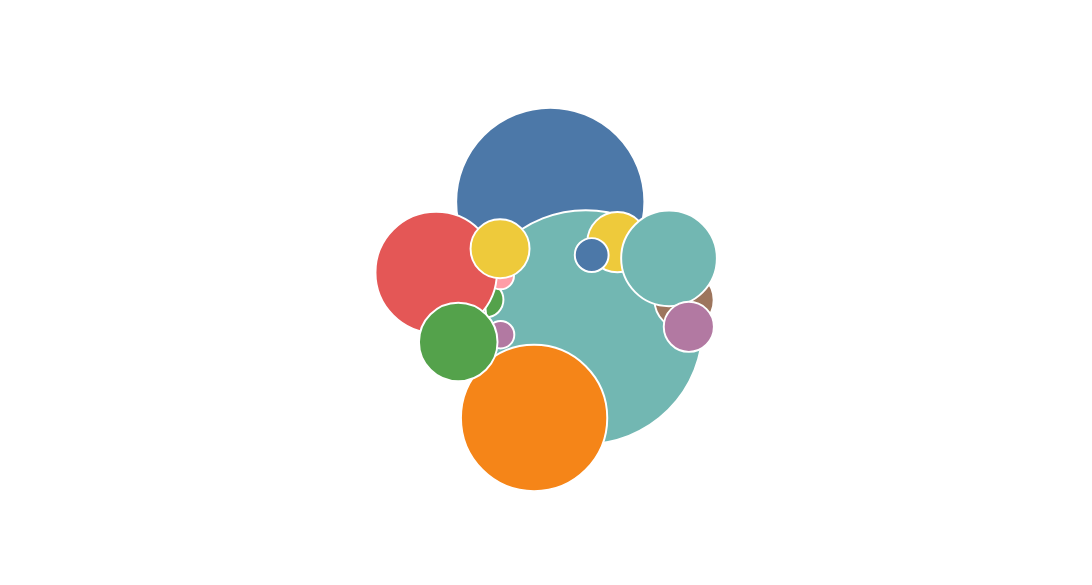

The specification (Vega-Lite) saved for this image:
### Vega specification from a JSON file in a GitHub repository (floating-point values rounded to 4 significant figures)
{"$schema": "https://vega.github.io/schema/vega/v5.json", "width": 550, "height": 300, "padding": {"left": 5, "right": 5, "top": 0, "bottom": 0}, "autosize": "none", "signals": [{"name": "cx", "update": "width / 2"}, {"name": "cy", "update": "height / 2"}, {"name": "gravityX", "value": 0.0, "bind": {"input": "range", "min": 0, "max": 1}}, {"name": "gravityY", "value": 1, "bind": {"input": "range", "min": 0, "max": 1}}], "data": [{"name": "table", "values": [{"category": "United States Navy - USN", "amount": 0.989}, {"category": "United States Army", "amount": 0.216}, {"category": "Spanish Air Force - EjÃ©rcito del Aire", "amount": 0.183}, {"category": "Soviet Air Force - Voyenno-vozdushnye sily CCCP", "amount": 1.231}, {"category": "Royal Thai Air Force - Kong Thap Akat Thai", "amount": 0.153}, {"category": "Royal Air Force - RAF", "amount": 0.301}, {"category": "Private Mexican", "amount": 0.102}, {"category": "Private German", "amount": 0.097}, {"category": "Private American", "amount": 0.295}, {"category": "Merpati Nusantara Airlines - MNA", "amount": 0.348}, {"category": "Italian Air Force - Aeronautica Militare Italiana", "amount": 0.146}, {"category": "Indian Airlines", "amount": 0.766}, {"category": "Indian Air Force - Bharatiya Vayu Sena", "amount": 0.633}, {"category": "Ethiopian Airlines", "amount": 0.495}, {"category": "Brazilian Air Force - ForÃ§a AÃ©rea Brasileira", "amount": 0.402}, {"category": "Argentinian Air Force - Fuerza AÃ©rea Argentina", "amount": 0.294}, {"category": "Air America", "amount": 0.244}]}], "scales": [{"name": "size", "domain": {"data": "table", "field": "amount"}, "range": [100, 3000]}, {"name": "color", "type": "ordinal", "domain": {"data": "table", "field": "category"}, "range": "category"}], "marks": [{"name": "nodes", "type": "symbol", "from": {"data": "table"}, "encode": {"enter": {"fill": {"scale": "color", "field": "category"}, "xfocus": {"signal": "cx"}, "yfocus": {"signal": "cy"}}, "update": {"size": {"signal": "pow(2 * datum.amount, 2)", "scale": "size"}, "stroke": {"value": "white"}, "strokeWidth": {"value": 1}, "tooltip": {"signal": "datum"}}}, "transform": [{"type": "force", "iterations": 100, "static": false, "forces": [{"force": "collide", "iterations": 2, "radius": {"expr": "sqrt(datum.size) / 2"}}, {"force": "center", "x": {"signal": "cx"}, "y": {"signal": "cy"}}, {"force": "x", "x": "xfocus", "strength": {"signal": "gravityX"}}, {"force": "y", "y": "yfocus", "strength": {"signal": "gravityY"}}]}]}]}
